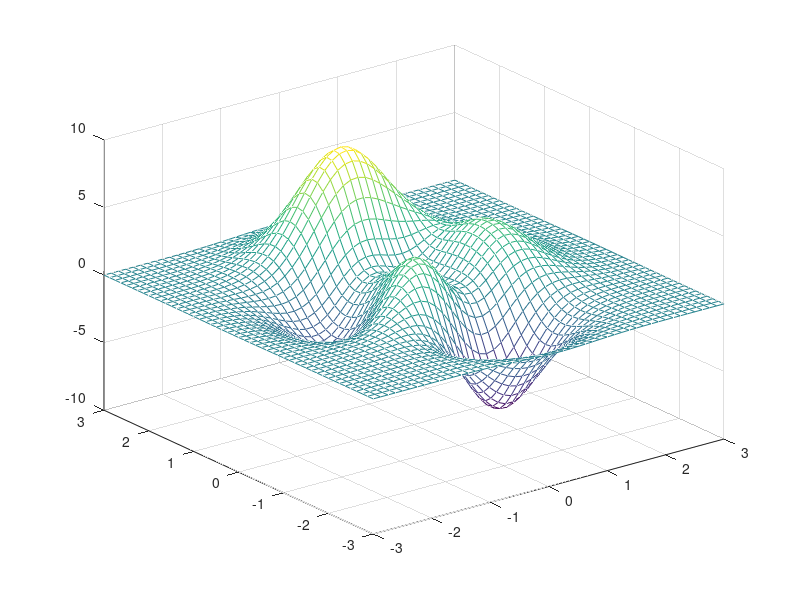

Reproduce this figure in MATLAB.
x = linspace(-10,10,200); 
y = sin(4*x)./exp(x);
plot(x,y)
xlim([0 10])
ylim([-0.4 0.8])
[X,Y,Z] = peaks;
surf(X,Y,Z)
%hold on
xlabel('x-axis')
ylabel('y-axis')
xlim([-inf 0]) 
ylim([-1 inf])
[X,Y,Z] = peaks;
mesh(X,Y,Z)
xlim([-2 2])
ylim([-2 2])
zlim([-5 5])
xlim auto
ylim auto
zlim auto
